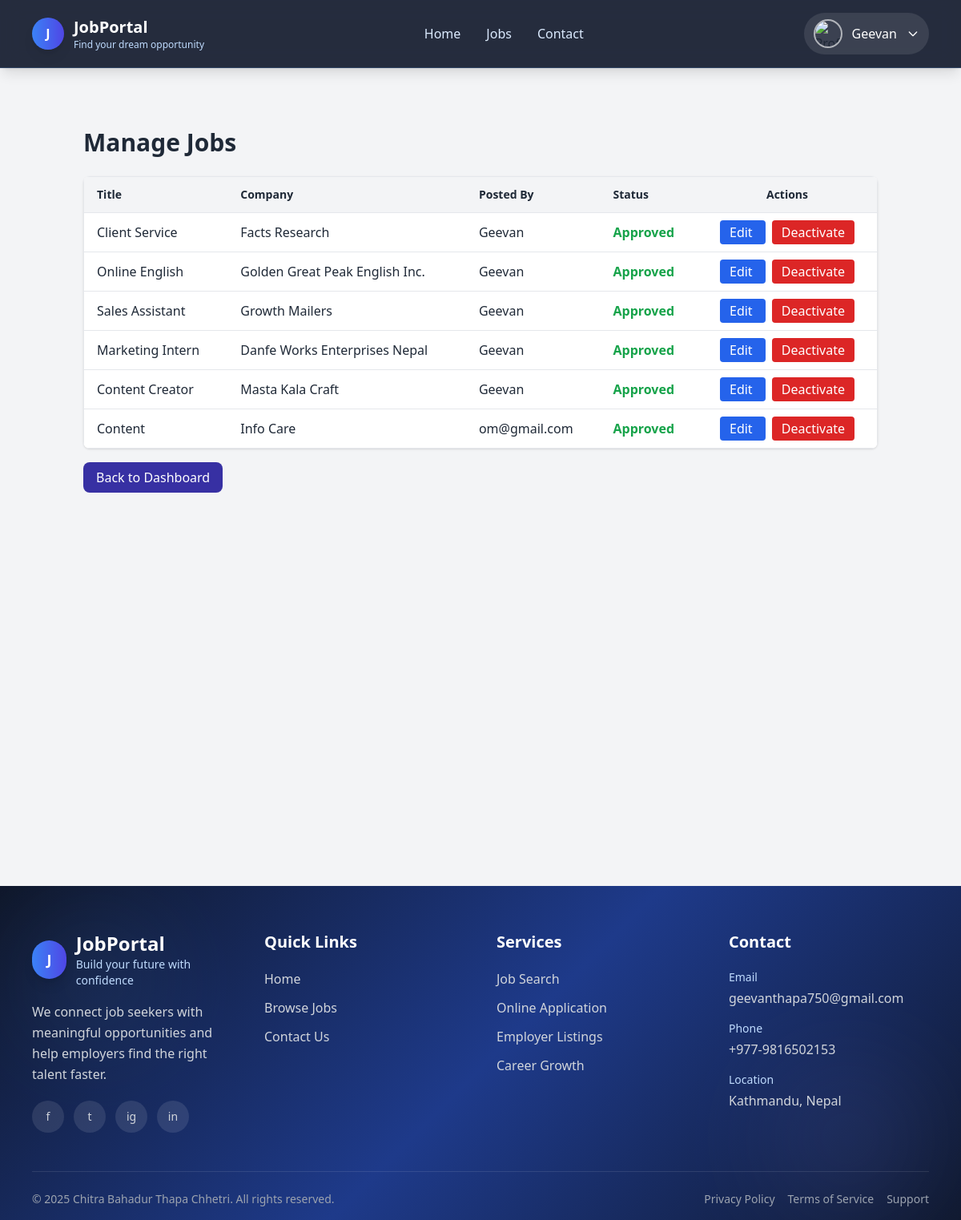
The app's page /dashboard/admin/jobs/ (signed in) with its own data.
### jobs/models.py (models this page shows, shortened)
class Job(models.Model):
    JOB_TYPE_CHOICES = (
        ('FT', 'Full Time'),
        ('PT', 'Part Time'),
        ('IN', 'Internship'),
        ('CT', 'Contract'),
    )
    title = models.CharField(max_length=200)
    company_name = models.CharField(max_length=200)
    location = models.CharField(max_length=200)
    job_type = models.CharField(max_length=2, choices=JOB_TYPE_CHOICES)
    salary = models.CharField(max_length=100, blank=True, null=True)
    description = models.TextField()
    requirements = models.TextField()
    posted_by = models.ForeignKey(User, on_delete=models.CASCADE)
    posted_at = models.DateTimeField(auto_now_add=True)
    is_active = models.BooleanField(default=True)
    featured = models.BooleanField(default=False)

### jobs/views.py (the view)
# urls.py: path('dashboard/admin/jobs/', views.admin_jobs, name='admin_jobs'),
@staff_member_required
def admin_jobs(request):
    jobs = Job.objects.all()
    return render(request, "jobs/admin/admin_jobs.html", {"jobs": jobs})

### jobs/context_processors.py (called while the page is built)
def user_profile(request):
    if request.user.is_authenticated:
        profile, _ = Profile.objects.get_or_create(user=request.user)
        return {'profile': profile}
    return {}

### jobs/templates/jobs/admin/admin_jobs.html (shortened to what this page needs)
{% extends "jobs/base.html" %}
{% block content %}
<div class="container mx-auto px-4 py-8">
    <h1 class="text-3xl font-bold mb-6">Manage Jobs</h1>
    <div class="overflow-x-auto bg-white shadow rounded-lg">
        <table class="min-w-full border border-gray-200">
            <thead class="bg-gray-100">
                <tr>
                    <th class="px-4 py-3 text-left text-sm font-semibold">Title</th>
                    <th class="px-4 py-3 text-left text-sm font-semibold">Company</th>
                    <th class="px-4 py-3 text-left text-sm font-semibold">Posted By</th>
                    <th class="px-4 py-3 text-left text-sm font-semibold">Status</th>
                    <th class="px-4 py-3 text-center text-sm font-semibold">Actions</th>
                </tr>
            </thead>
            <tbody>
                {% for job in jobs %}
                <tr class="border-t">
                    <td class="px-4 py-3">{{ job.title }}</td>
                    <td class="px-4 py-3">{{ job.company_name }}</td>
                    <td class="px-4 py-3">{{ job.posted_by.username }}</td>
                    <td class="px-4 py-3">
                        {% if job.is_active %}
                            <span class="text-green-600 font-semibold">Approved</span>
                        {% else %}
                            <span class="text-yellow-600 font-semibold">Pending</span>
                        {% endif %}
                    </td>
                    <td class="px-4 py-3 text-center space-x-2">
                        <a href="{% url 'edit_job' job.id %}"
                           class="bg-blue-600 hover:bg-blue-700 text-white px-3 py-1 rounded">
                            Edit
                        </a>
                        {% if not job.is_active %}
                            <a href="{% url 'approve_job' job.id %}"
                               class="bg-green-600 hover:bg-green-700 text-white px-3 py-1 rounded">
                                Approve
                            </a>
                        {% else %}
                            <a href="{% url 'reject_job' job.id %}"
                               class="bg-red-600 hover:bg-red-700 text-white px-3 py-1 rounded">
                                Deactivate
                            </a>
                        {% endif %}
                    </td>
                </tr>
                {% empty %}
                <tr>
                    <td colspan="5" class="px-4 py-6 text-center text-gray-500">
                        No jobs found.
                    </td>
                </tr>
                {% endfor %}
            </tbody>
        </table>
    </div>
    <div class="mt-6">
        <a href="{% url 'admin_dashboard' %}"
           class="px-4 py-2 bg-indigo-800 text-white rounded-lg hover:bg-indigo-700">
           Back to Dashboard
        </a>
    </div>
</div>
{% endblock %}

### jobs/templates/jobs/base.html (shortened to what this page needs)
<!doctype html>
<html lang="en">
  <head>
    <script src="https://cdn.tailwindcss.com"></script>
  </head>
  <body class="bg-gray-100 text-gray-800 overflow-x-hidden">
    <nav
      x-data="{ isOpen: false, profileOpen: false }"
      class="fixed top-0 left-0 w-full z-50 border-b border-blue-400/20 nav-glass shadow-lg"
    >
      <div class="w-full px-4 sm:px-6 lg:px-10 xl:px-12">
        <div class="flex items-center justify-between py-4">
          <a href="{% url 'home' %}" class="flex items-center gap-3">
            <div class="w-10 h-10 rounded-full bg-gradient-to-r from-blue-500 to-indigo-600 flex items-center justify-center text-white font-bold shadow-lg">
              J
            </div>
            <div>
              <h1 class="text-lg sm:text-xl font-bold text-white leading-tight">JobPortal</h1>
              <p class="text-xs text-blue-200 hidden sm:block">Find your dream opportunity</p>
            </div>
          </a>
          <div class="hidden md:flex items-center space-x-8">
            <a href="{% url 'home' %}" class="text-blue-100 hover:text-white font-medium transition">Home</a>
            <a href="{% url 'job_list' %}" class="text-blue-100 hover:text-white font-medium transition">Jobs</a>
            <a href="{% url 'contact' %}" class="text-blue-100 hover:text-white font-medium transition">Contact</a>
          </div>
          <div class="flex items-center gap-3 sm:gap-4">
            {% if user.is_authenticated %}
            <div class="relative">
              <button
                @click="profileOpen = !profileOpen"
                class="flex items-center gap-2 sm:gap-3 focus:outline-none bg-white/10 hover:bg-white/20 px-2 sm:px-3 py-2 rounded-full transition"
              >
                <img
                  src="{% if profile and profile.photo %}{{ profile.photo.url }}{% else %}https://ui-avatars.com/api/?name={{ user.get_full_name|default:user.username }}{% endif %}"
                  class="w-9 h-9 rounded-full object-cover border-2 border-white/60"
                  alt="Profile"
                />
                <span class="hidden sm:inline text-white font-medium max-w-[120px] truncate">
                  {{ user.first_name|default:user.username }}
                </span>
                <svg class="w-4 h-4 text-white hidden sm:block" fill="none" stroke="currentColor" viewBox="0 0 24 24">
                  <path stroke-linecap="round" stroke-linejoin="round" stroke-width="2" d="M19 9l-7 7-7-7"></path>
                </svg>
              </button>
            </div>
            {% endif %}
          </div>
        </div>
      </div>
    </nav>
    <main class="w-full mt-28 sm:mt-32 min-h-[60vh]">
      {% block content %}{% endblock %}
    </main>
    <footer class="footer-gradient text-gray-300 mt-16 relative overflow-hidden">
      <div class="absolute inset-0 opacity-10">
        <div class="absolute top-10 left-10 w-40 h-40 bg-blue-400 rounded-full blur-3xl"></div>
        <div class="absolute bottom-10 right-10 w-52 h-52 bg-indigo-400 rounded-full blur-3xl"></div>
      </div>
      <div class="relative w-full px-4 sm:px-6 lg:px-10 xl:px-12 py-14">
        <div class="grid grid-cols-1 sm:grid-cols-2 lg:grid-cols-4 gap-10">
          <div class="sm:col-span-2 lg:col-span-1">
            <div class="flex items-center gap-3 mb-4">
              <div class="w-12 h-12 rounded-full bg-gradient-to-r from-blue-500 to-indigo-600 flex items-center justify-center text-white font-bold text-lg shadow-lg">
                J
              </div>
              <div>
                <h2 class="text-2xl font-bold text-white">JobPortal</h2>
                <p class="text-sm text-blue-200">Build your future with confidence</p>
              </div>
            </div>
            <p class="text-gray-300 leading-relaxed mb-5">
              We connect job seekers with meaningful opportunities and help employers find the right talent faster.
            </p>
            <div class="flex items-center gap-3">
              <a href="#" class="social-icon w-10 h-10 rounded-full bg-white/10 hover:bg-blue-600 flex items-center justify-center">
                <span class="text-sm">f</span>
              </a>
              <a href="#" class="social-icon w-10 h-10 rounded-full bg-white/10 hover:bg-sky-500 flex items-center justify-center">
                <span class="text-sm">t</span>
              </a>
              <a href="#" class="social-icon w-10 h-10 rounded-full bg-white/10 hover:bg-pink-600 flex items-center justify-center">
                <span class="text-sm">ig</span>
              </a>
              <a href="#" class="social-icon w-10 h-10 rounded-full bg-white/10 hover:bg-blue-700 flex items-center justify-center">
                <span class="text-sm">in</span>
              </a>
            </div>
          </div>
          <div>
            <h3 class="text-xl font-semibold text-white mb-5">Quick Links</h3>
            <ul class="space-y-3">
              <li><a href="{% url 'home' %}" class="footer-link text-gray-300 hover:text-white inline-block">Home</a></li>
              <li><a href="{% url 'job_list' %}" class="footer-link text-gray-300 hover:text-white inline-block">Browse Jobs</a></li>
              <li><a href="{% url 'contact' %}" class="footer-link text-gray-300 hover:text-white inline-block">Contact Us</a></li>
            </ul>
          </div>
          <div>
            <h3 class="text-xl font-semibold text-white mb-5">Services</h3>
            <ul class="space-y-3">
              <li class="text-gray-300">Job Search</li>
              <li class="text-gray-300">Online Application</li>
              <li class="text-gray-300">Employer Listings</li>
              <li class="text-gray-300">Career Growth</li>
            </ul>
          </div>
          <div>
            <h3 class="text-xl font-semibold text-white mb-5">Contact</h3>
            <div class="space-y-4">
              <div>
                <p class="text-sm text-blue-200 mb-1">Email</p>
                <p class="text-gray-300 break-all">geevanthapa750@gmail.com</p>
              </div>
              <div>
                <p class="text-sm text-blue-200 mb-1">Phone</p>
                <p class="text-gray-300">+977-9816502153</p>
              </div>
              <div>
                <p class="text-sm text-blue-200 mb-1">Location</p>
                <p class="text-gray-300">Kathmandu, Nepal</p>
              </div>
            </div>
          </div>
        </div>
        <div class="border-t border-white/10 mt-12 pt-6 flex flex-col md:flex-row items-center justify-between gap-4 text-sm text-gray-400">
          <p class="text-center md:text-left">
            &copy; 2025 Chitra Bahadur Thapa Chhetri. All rights reserved.
          </p>
          <div class="flex flex-wrap justify-center gap-4">
            <a href="#" class="hover:text-white transition">Privacy Policy</a>
            <a href="#" class="hover:text-white transition">Terms of Service</a>
            <a href="#" class="hover:text-white transition">Support</a>
          </div>
        </div>
      </div>
    </footer>
  </body>
</html>

### jobs/templates/jobs/base.html (style rules this page uses)
html { scroll-behavior: smooth; }
body { min-height: 100vh; margin: 0; padding: 0; }
.footer-gradient { background: linear-gradient(135deg, #0f172a 0%, #1e3a8a 50%, #0f172a 100%); }
.nav-glass { background: rgba(15, 23, 42, 0.9); backdrop-filter: blur(14px); }
.footer-link { transition: all 0.3s ease; }
.social-icon { transition: all 0.3s ease; }

### records on screen
Job: title "Client Service", company_name "Facts Research", posted_by.username "Geevan", is_active "Approved"
Job: title "Online English", company_name "Golden Great Peak English Inc.", posted_by.username "Geevan", is_active "Approved"
Job: title "Sales Assistant", company_name "Growth Mailers", posted_by.username "Geevan", is_active "Approved"
Job: title "Marketing Intern", company_name "Danfe Works Enterprises Nepal", posted_by.username "Geevan", is_active "Approved"
Job: title "Content Creator", company_name "Masta Kala Craft", posted_by.username "Geevan", is_active "Approved"
Job: title "Content", company_name "Info Care", posted_by.username "om@gmail.com", is_active "Approved"

### other values on screen
{{ user.first_name|default:user.username }} "Geevan"
